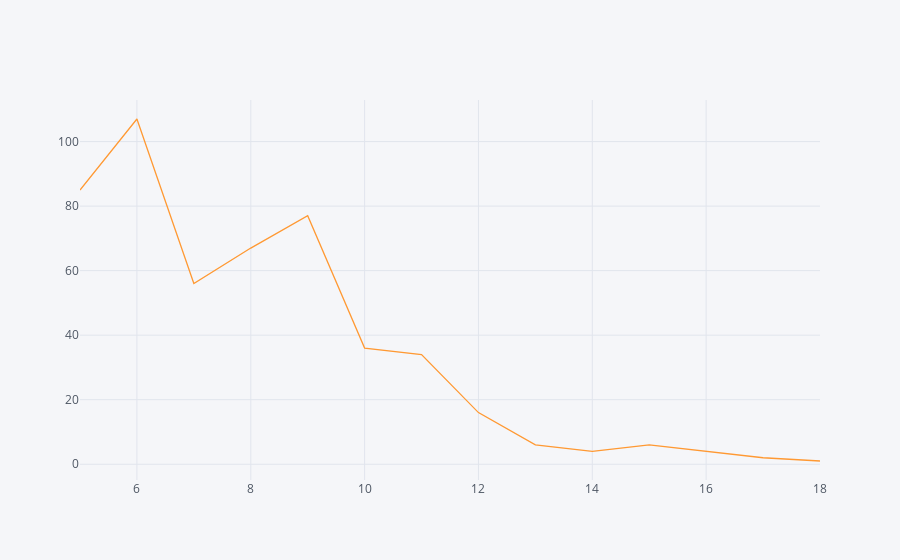

Notebook cell for this chart:
### Code cell
#si no aparece en jupyter lab, abrir jupyter notebook
data.iplot(x = "horas",y = "tweets")

### Figure 1 — Plotly figure (JSON) as saved in the notebook; plotly's stock layout.template omitted (floating-point values rounded to 4 significant figures)
{"data": [{"line": {"color": "rgba(255, 153, 51, 1.0)", "dash": "solid", "shape": "linear", "width": 1.3}, "mode": "lines", "name": "tweets", "text": "", "type": "scatter", "uid": "5eadd4db-40c1-4ec9-9ae0-ff1544251c7d", "x": [5, 6, 7, 8, 9, 10, 11, 12, 13, 14, 15, 16, 17, 18], "y": [85, 107, 56, 67, 77, 36, 34, 16, 6, 4, 6, 4, 2, 1]}], "layout": {"legend": {"bgcolor": "#F5F6F9", "font": {"color": "#4D5663"}}, "paper_bgcolor": "#F5F6F9", "plot_bgcolor": "#F5F6F9", "title": {"font": {"color": "#4D5663"}}, "xaxis": {"gridcolor": "#E1E5ED", "showgrid": true, "tickfont": {"color": "#4D5663"}, "title": {"font": {"color": "#4D5663"}, "text": ""}, "zerolinecolor": "#E1E5ED"}, "yaxis": {"gridcolor": "#E1E5ED", "showgrid": true, "tickfont": {"color": "#4D5663"}, "title": {"font": {"color": "#4D5663"}, "text": ""}, "zerolinecolor": "#E1E5ED"}}}
